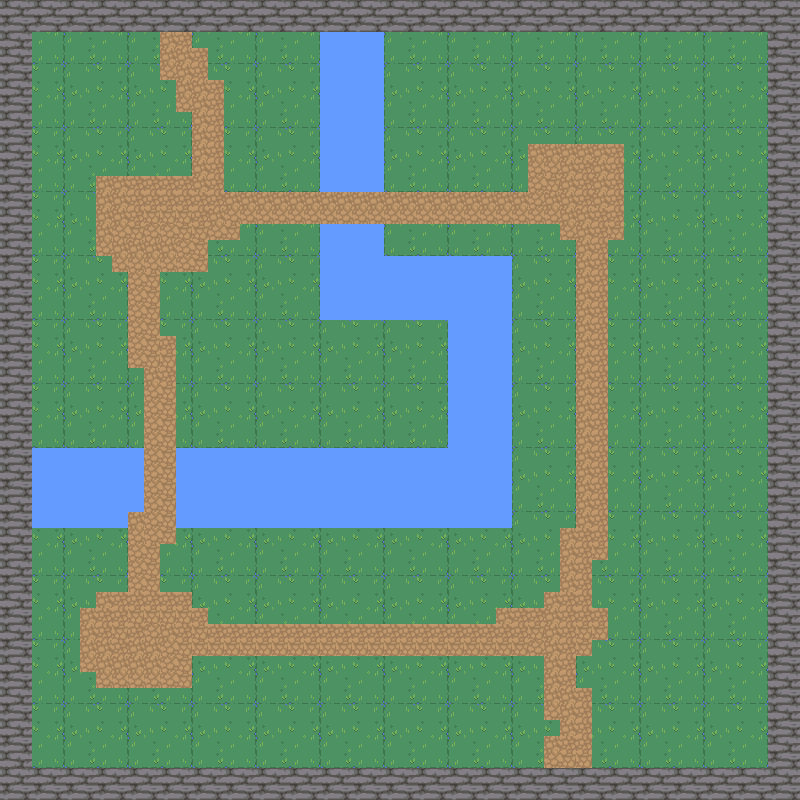

Tiled map render using the project's own tile images. Description and the map definition, with tile-layer contents summarised, below:
An orthogonal 50x50 tile map with 16x16 px tiles, 4 tile layers (background, walls, water, path) and 12 objects (11x collision, player).

<map version="1.10" tiledversion="1.11.2" orientation="orthogonal" renderorder="right-down" width="50" height="50" tilewidth="16" tileheight="16" infinite="0" nextlayerid="6" nextobjectid="18">
 <tileset firstgid="1" source="nature.tsx" />
 <layer id="1" name="background" width="50" height="50">
  <data>[2500 cells, 2500 non-empty, 16 distinct tile ids]</data>
 </layer>
 <layer id="2" name="walls" width="50" height="50">
  <data>[2500 cells, 384 non-empty, 4 distinct tile ids]</data>
 </layer>
 <layer id="3" name="water" width="50" height="50">
  <data>[2500 cells, 286 non-empty, 4 distinct tile ids]</data>
 </layer>
 <layer id="4" name="path" width="50" height="50">
  <data>[2500 cells, 350 non-empty, 4 distinct tile ids]</data>
 </layer>
 <objectgroup id="5" name="Objects">
  <object id="1" name="player" x="159.667" y="478">
   <point />
  </object>
  <object id="6" name="collision" x="6.66667" y="2.66667" width="790.667" height="26.6667" />
  <object id="7" name="collision" x="1.33333" y="1.33333" width="28" height="797.333" />
  <object id="9" name="collision" x="-1.33333" y="769.333" width="800" height="24" />
  <object id="10" name="collision" x="765.333" y="0" width="32" height="797.333" />
  <object id="11" name="collision" x="321" y="29.5" width="62" height="160.5" />
  <object id="12" name="collision" x="320" y="222" width="63" height="97.5" />
  <object id="13" name="collision" x="320" y="255.5" width="191" height="64" />
  <object id="14" name="collision" x="448" y="320" width="63.5" height="208.5" />
  <object id="15" name="collision" x="175.5" y="447.5" width="272.5" height="79" />
  <object id="16" name="collision" x="31.5" y="448.5" width="95.5" height="78" />
  <object id="17" name="collision" x="128" y="448.5" width="15.5" height="62.5" />
 </objectgroup>
</map>
